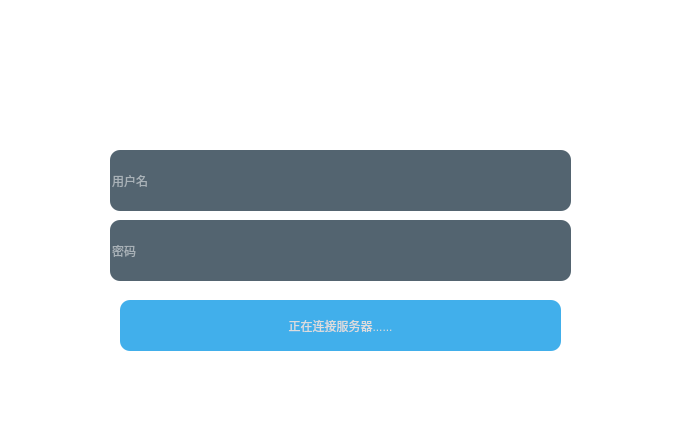
<?xml version="1.0" encoding="UTF-8"?>
<ui version="4.0">
 <class>login</class>
 <widget class="QWidget" name="login">
  <property name="geometry">
   <rect>
    <x>0</x>
    <y>0</y>
    <width>681</width>
    <height>421</height>
   </rect>
  </property>
  <property name="windowTitle">
   <string>login</string>
  </property>
  <property name="styleSheet">
   <string notr="true">*{
background:rgb(255, 255, 255);
font: 9pt &quot;微软雅黑&quot;;
font-style:MingLiU-ExtB;
}
QFrame{
border:sold 10px rgba(0,0,0);
background-image: url(:/assets/loginbackground.png);
}
QLineEdit{
;
	color: rgb(255, 255, 255);
background-color:rgba(64, 83, 97, 230);
font: 18pt &quot;微软雅黑&quot;;
border-style:outset;
border-radius:10px;
font-style:MingLiU-ExtB;
}
QLineEdit:hover{
color:#8d98a1;
background-color:rgba(64, 83, 97, 80);

}
QLineEdit:focus{
color:#8d98a1;
background-color:rgba(64, 83, 97, 180);
font-size:16px;
border-style:outset;
border-radius:10px;
font-style:MingLiU-ExtB;
}

QPushButton{
background:rgb(65, 175, 235);
color:rgb(220, 220, 220);
border-style:outset;
border-radius:10px;
font-style:MingLiU-ExtB;
}
QPushButton:hover{
background-color:rgba(80, 190, 250,130);
border-style:inset;
font-style:MingLiU-ExtB;
}
QPushButton:pressed{
background-color:rgba(80, 190, 250,255);
border-style:inset;
font-style:MingLiU-ExtB;
}

QPushButton#hideButton{
background: rgba(255, 255, 255, 0);
color: rgb(255, 255, 255);
font-style:MingLiU-ExtB;
}
QPushButton#hideButton:hover{
background: rgba(212, 212, 212, 100);
color: rgb(255, 255, 255);
font-style:MingLiU-ExtB;
}
QPushButton#hideButton:pressed{
background: rgba(212, 212, 212, 255);
color: rgb(255, 255, 255);
font-style:MingLiU-ExtB;
}
QPushButton#closeButton{
background: rgba(255, 255, 255, 0);
color: rgb(255, 255, 255);
font-style:MingLiU-ExtB;
}
QPushButton#closeButton:hover{
background: rgba(255, 0, 0, 100);
color: rgb(255, 255, 255);
font-style:MingLiU-ExtB;
}
QPushButton#closeButton:pressed{
background: rgba(255, 0, 0, 255);
color: rgb(255, 255, 255);
font-style:MingLiU-ExtB;
}
QCheckBox{
background:rgba(85,170,255,0);
color:white;
font-style:MingLiU-ExtB;
}
QLabel{
background:rgba(85,170,255,0);
color:white;
font-style:MingLiU-ExtB;
font-size:14px;
}
</string>
  </property>
  <widget class="QFrame" name="frame">
   <property name="enabled">
    <bool>true</bool>
   </property>
   <property name="geometry">
    <rect>
     <x>0</x>
     <y>0</y>
     <width>681</width>
     <height>421</height>
    </rect>
   </property>
   <property name="frameShape">
    <enum>QFrame::StyledPanel</enum>
   </property>
   <property name="frameShadow">
    <enum>QFrame::Raised</enum>
   </property>
   <widget class="QLabel" name="label">
    <property name="geometry">
     <rect>
      <x>20</x>
      <y>10</y>
      <width>181</width>
      <height>31</height>
     </rect>
    </property>
    <property name="text">
     <string extracomment="无功能label，可以换成其他字或者图片">WeNoChat</string>
    </property>
   </widget>
   <widget class="QLineEdit" name="userEdit">
    <property name="enabled">
     <bool>true</bool>
    </property>
    <property name="geometry">
     <rect>
      <x>110</x>
      <y>150</y>
      <width>461</width>
      <height>61</height>
     </rect>
    </property>
    <property name="text">
     <string/>
    </property>
    <property name="placeholderText">
     <string>用户名</string>
    </property>
   </widget>
   <widget class="QLineEdit" name="passwordEdit">
    <property name="enabled">
     <bool>true</bool>
    </property>
    <property name="geometry">
     <rect>
      <x>110</x>
      <y>220</y>
      <width>461</width>
      <height>61</height>
     </rect>
    </property>
    <property name="echoMode">
     <enum>QLineEdit::Password</enum>
    </property>
    <property name="placeholderText">
     <string>密码</string>
    </property>
   </widget>
   <widget class="QPushButton" name="loginButton">
    <property name="enabled">
     <bool>false</bool>
    </property>
    <property name="geometry">
     <rect>
      <x>120</x>
      <y>300</y>
      <width>441</width>
      <height>51</height>
     </rect>
    </property>
    <property name="styleSheet">
     <string notr="true"/>
    </property>
    <property name="text">
     <string>正在连接服务器......</string>
    </property>
   </widget>
   <widget class="QPushButton" name="closeButton">
    <property name="enabled">
     <bool>true</bool>
    </property>
    <property name="geometry">
     <rect>
      <x>652</x>
      <y>0</y>
      <width>31</width>
      <height>28</height>
     </rect>
    </property>
    <property name="text">
     <string>×</string>
    </property>
   </widget>
   <widget class="QPushButton" name="hideButton">
    <property name="geometry">
     <rect>
      <x>622</x>
      <y>0</y>
      <width>31</width>
      <height>28</height>
     </rect>
    </property>
    <property name="text">
     <string>—</string>
    </property>
   </widget>
   <widget class="QPushButton" name="registButton">
    <property name="enabled">
     <bool>false</bool>
    </property>
    <property name="geometry">
     <rect>
      <x>0</x>
      <y>390</y>
      <width>81</width>
      <height>28</height>
     </rect>
    </property>
    <property name="styleSheet">
     <string notr="true">QPushButton{
color: rgb(255, 255, 255);
border-style:outset;
border-radius:10px;
background-color: rgb(255, 255, 255,0);
font-style:MingLiU-ExtB;
}
QPushButton:hover{
background-color:rgba(220, 220, 220, 50);
border-style:inset;
font-style:MingLiU-ExtB;
}
QPushButton:pressed{
background-color:rgba(80, 190, 250,130);
border-style:inset;
font-style:MingLiU-ExtB;
}</string>
    </property>
    <property name="text">
     <string>注册账号</string>
    </property>
   </widget>
   <widget class="QPushButton" name="forgetButton">
    <property name="enabled">
     <bool>false</bool>
    </property>
    <property name="geometry">
     <rect>
      <x>600</x>
      <y>390</y>
      <width>81</width>
      <height>28</height>
     </rect>
    </property>
    <property name="styleSheet">
     <string notr="true">QPushButton{
color: rgb(255, 255, 255);
border-style:outset;
border-radius:10px;
background-color: rgb(255, 255, 255,0);
font-style:MingLiU-ExtB;
}
QPushButton:hover{
background-color:rgba(220, 220, 220, 50);
border-style:inset;
font-style:MingLiU-ExtB;
}
QPushButton:pressed{
background-color:rgba(80, 190, 250,130);
border-style:inset;
font-style:MingLiU-ExtB;
}</string>
    </property>
    <property name="text">
     <string>忘记密码</string>
    </property>
   </widget>
  </widget>
 </widget>
 <layoutdefault spacing="6" margin="11"/>
 <tabstops>
  <tabstop>userEdit</tabstop>
  <tabstop>passwordEdit</tabstop>
  <tabstop>loginButton</tabstop>
  <tabstop>registButton</tabstop>
  <tabstop>forgetButton</tabstop>
  <tabstop>hideButton</tabstop>
  <tabstop>closeButton</tabstop>
 </tabstops>
 <resources/>
 <connections/>
</ui>
